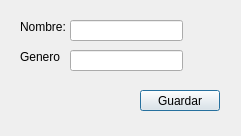
<?xml version="1.0" encoding="UTF-8"?>
<ui version="4.0">
 <class>SerieRegistro</class>
 <widget class="QDialog" name="SerieRegistro">
  <property name="geometry">
   <rect>
    <x>0</x>
    <y>0</y>
    <width>241</width>
    <height>136</height>
   </rect>
  </property>
  <property name="windowTitle">
   <string>Dialog</string>
  </property>
  <widget class="QLabel" name="label">
   <property name="geometry">
    <rect>
     <x>20</x>
     <y>20</y>
     <width>47</width>
     <height>13</height>
    </rect>
   </property>
   <property name="text">
    <string>Nombre:</string>
   </property>
  </widget>
  <widget class="QLineEdit" name="lineEdit">
   <property name="geometry">
    <rect>
     <x>70</x>
     <y>20</y>
     <width>113</width>
     <height>21</height>
    </rect>
   </property>
  </widget>
  <widget class="QPushButton" name="GuardarSerie">
   <property name="geometry">
    <rect>
     <x>140</x>
     <y>90</y>
     <width>80</width>
     <height>21</height>
    </rect>
   </property>
   <property name="text">
    <string>Guardar</string>
   </property>
  </widget>
  <widget class="QLineEdit" name="lineEdit_2">
   <property name="geometry">
    <rect>
     <x>70</x>
     <y>50</y>
     <width>113</width>
     <height>21</height>
    </rect>
   </property>
  </widget>
  <widget class="QLabel" name="label_2">
   <property name="geometry">
    <rect>
     <x>20</x>
     <y>50</y>
     <width>47</width>
     <height>13</height>
    </rect>
   </property>
   <property name="text">
    <string>Genero</string>
   </property>
  </widget>
 </widget>
 <resources/>
 <connections/>
</ui>
